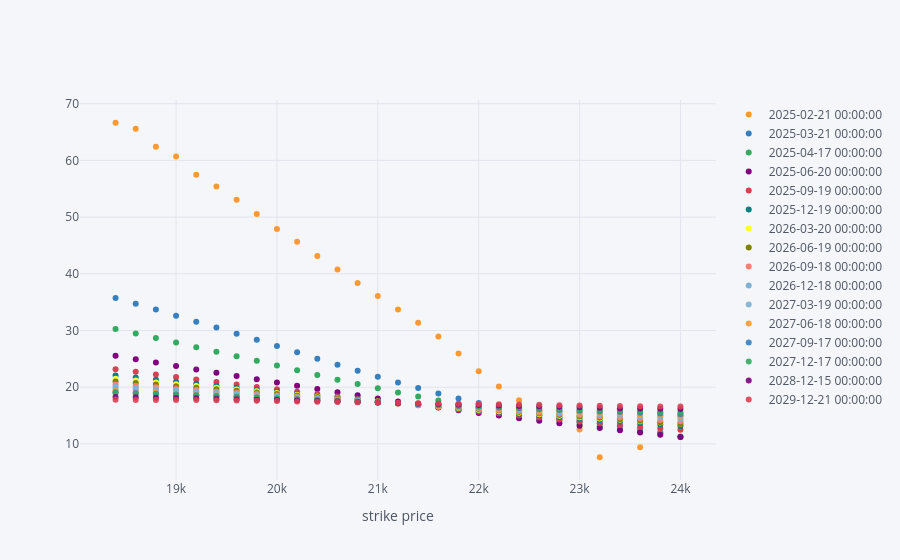

The notebook cell saved with this chart:
### Code cell
puts_vols.replace('', pd.NA).dropna().iplot(
    mode='markers',
    size=6,
    xTitle='strike price')
